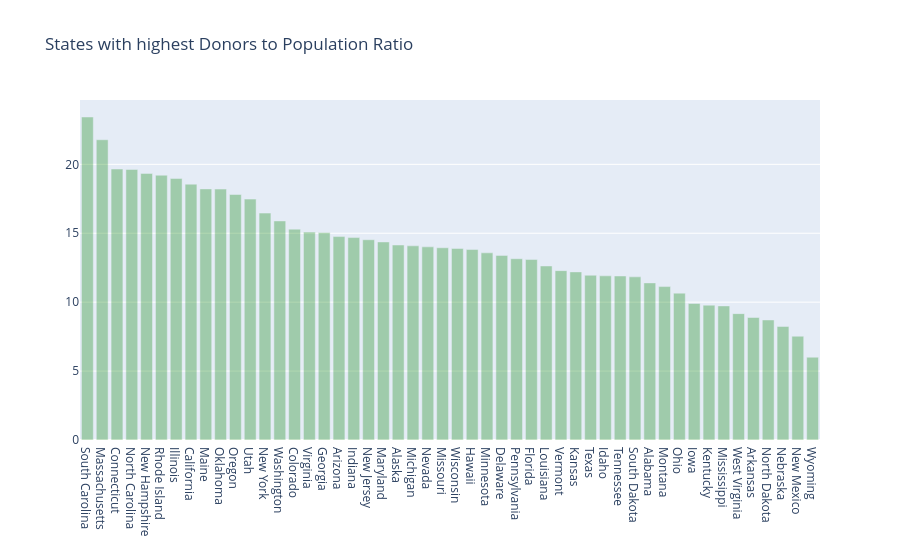

The code cell stored with this chart in its notebook:
### Markdown cell above
> - **California**, al ser el estado con la mayor población, también cuenta con la mayor cantidad de donantes registrados, con cerca de **300,000 donantes**. **San Francisco** y **Los Ángeles** son las principales ciudades de California donde se concentra el mayor número de donantes. Asimismo, California es el estado con el mayor número de escuelas y proyectos.
>
> - **Nueva York**, **Texas** y **Florida**, con aproximadamente **137,000**, **134,000** y **108,000** donantes, respectivamente, son los otros estados con la mayor cantidad de donantes. Las principales ciudades son **Nueva York**, **Miami**, **Tampa**, **Houston** y **Dallas**, donde se concentra la mayor parte de los donantes.
>
> - **Dakota del Norte**, **Dakota del Sur**, **Vermont** y **Wyoming** son los estados con el menor número de donantes, con menos de **4,000** cada uno. Además, existe una categoría denominada **"Others" (Otros)** en los datos de los estados, que probablemente agrupa a donantes docentes o a donantes provenientes de otros países.
>
> - Considerando todas las ciudades de Estados Unidos, las tres con mayor número de donantes son **Chicago** (aproximadamente **35 mil donantes**), **Nueva York** (aproximadamente **27 mil**) y **Brooklyn** (aproximadamente **22 mil**). Las ciudades californianas de **San Francisco** y **Los Ángeles** ocupan el cuarto y quinto lugar, con alrededor de **18 mil** y **16 mil** donantes, respectivamente.

## <a>Conjunto de datos ajustado por población</a>

Los estados que encabezan las gráficas anteriores son, en gran medida, los que poseen una población más alta. Por ello, resulta interesante analizar el **número de donantes por cada 100,000 habitantes** en cada estado.

Para este análisis se ha incorporado un conjunto de datos ajustado por población, que incluye la población de cada estado de Estados Unidos correspondiente al año **2013**.

**Conjunto de datos de población:** http://www.enchantedlearning.com/usa/states/population.shtml

## <a id="2.3">2.3 Estados con la mayor **proporción de donantes respecto a la población**</a>

### Code cell
census_2013 = {'Mississippi': 2991207, 'Iowa': 3090416, 'Oklahoma': 3850568, 'Delaware': 925749, 'Minnesota': 5420380, 'Alaska': 735132, 'Illinois': 12882135, 'Arkansas': 2959373, 'New Mexico': 2085287, 'Indiana': 6570902, 'Maryland': 5928814, 'Louisiana': 4625470, 'Texas': 26448193, 'Wyoming': 582658, 'Arizona': 6626624, 'Wisconsin': 5742713, 'Michigan': 9895622, 'Kansas': 2893957, 'Utah': 2900872, 'Virginia': 8260405, 'Oregon': 3930065, 'Connecticut': 3596080, 'New York': 19651127, 'California': 38332521, 'Massachusetts': 6692824, 'West Virginia': 1854304, 'South Carolina': 4774839, 'New Hampshire': 1323459, 'Vermont': 626630, 'Georgia': 9992167, 'North Dakota': 723393, 'Pennsylvania': 12773801, 'Florida': 19552860, 'Hawaii': 1404054, 'Kentucky': 4395295, 'Rhode Island': 1051511, 'Nebraska': 1868516, 'Missouri': 6044171, 'Ohio': 11570808, 'Alabama': 4833722, 'South Dakota': 844877, 'Colorado': 5268367, 'Idaho': 1612136, 'New Jersey': 8899339, 'Washington': 6971406, 'North Carolina': 9848060, 'Tennessee': 6495978, 'Montana': 1015165, 'District of Columbia': 646449, 'Nevada': 2790136, 'Maine': 1328302}

donors_from_states = dict(donors_df['Donor State'].value_counts())

don_pop = {}
for state, don in donors_from_states.items():
    if state not in census_2013:
        continue
    don_pop[state]  = float(don)*100000/ census_2013[state]

import operator
don_pop = sorted(don_pop.items(), key=operator.itemgetter(1), reverse = True)
xx = [x[0] for x in (don_pop)][1:]
yy = [x[1] for x in (don_pop)][1:]

trace2 = go.Bar(
    x=xx,
    y=yy,
    name='Donors to Population',
    marker=dict(color='green'),
    opacity=0.3
)

data = [trace2]
layout = go.Layout(
    barmode='group',
    legend=dict(dict(x=-.1, y=1.2)),
    margin=dict(b=120),
    title = 'States with highest Donors to Population Ratio',
)

fig = go.Figure(data=data, layout=layout)
iplot(fig, filename='grouped-bar')

### Figure 1 — Plotly figure (JSON) as saved in the notebook; plotly's stock layout.template omitted (floating-point values rounded to 4 significant figures)
{"data": [{"marker": {"color": "green"}, "name": "Donors to Population", "opacity": 0.3, "type": "bar", "x": ["South Carolina", "Massachusetts", "Connecticut", "North Carolina", "New Hampshire", "Rhode Island", "Illinois", "California", "Maine", "Oklahoma", "Oregon", "Utah", "New York", "Washington", "Colorado", "Virginia", "Georgia", "Arizona", "Indiana", "New Jersey", "Maryland", "Alaska", "Michigan", "Nevada", "Missouri", "Wisconsin", "Hawaii", "Minnesota", "Delaware", "Pennsylvania", "Florida", "Louisiana", "Vermont", "Kansas", "Texas", "Idaho", "Tennessee", "South Dakota", "Alabama", "Montana", "Ohio", "Iowa", "Kentucky", "Mississippi", "West Virginia", "Arkansas", "North Dakota", "Nebraska", "New Mexico", "Wyoming"], "y": [23.44, 21.78, 19.66, 19.63, 19.34, 19.21, 18.98, 18.56, 18.22, 18.21, 17.81, 17.48, 16.46, 15.89, 15.3, 15.08, 15.05, 14.76, 14.69, 14.53, 14.37, 14.15, 14.09, 14.01, 13.95, 13.9, 13.82, 13.58, 13.39, 13.15, 13.09, 12.63, 12.29, 12.2, 11.95, 11.91, 11.9, 11.84, 11.4, 11.13, 10.66, 9.902, 9.783, 9.729, 9.168, 8.887, 8.709, 8.242, 7.529, 6.007]}], "layout": {"barmode": "group", "legend": {"x": -0.1, "y": 1.2}, "margin": {"b": 120}, "title": {"text": "States with highest Donors to Population Ratio"}}}
